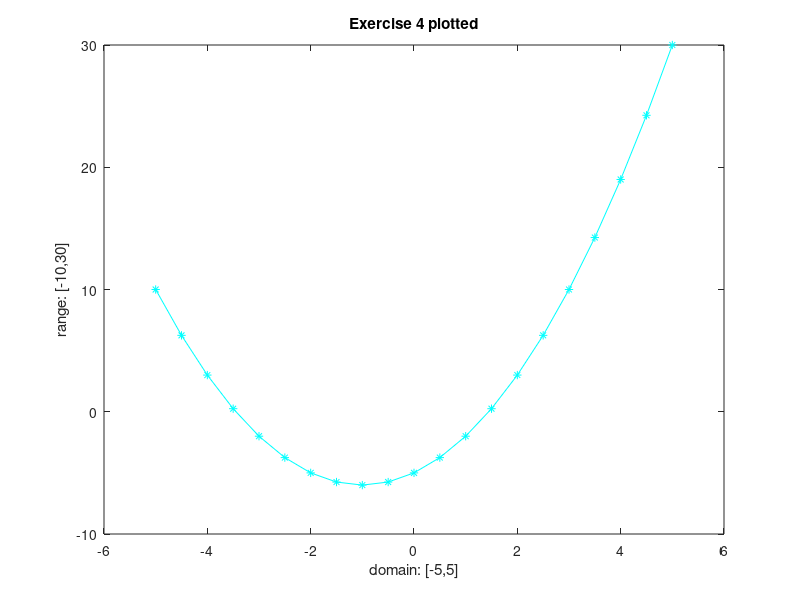

This chart was generated by the following MATLAB code:
x=-5:0.5:5;
y = x.^2+2*x-5;
plot(x,y,'*-','Color',[0 1 1])
title('Exercise 4 plotted')
xlabel('domain: [-5,5]')
ylabel('range: [-10,30]')